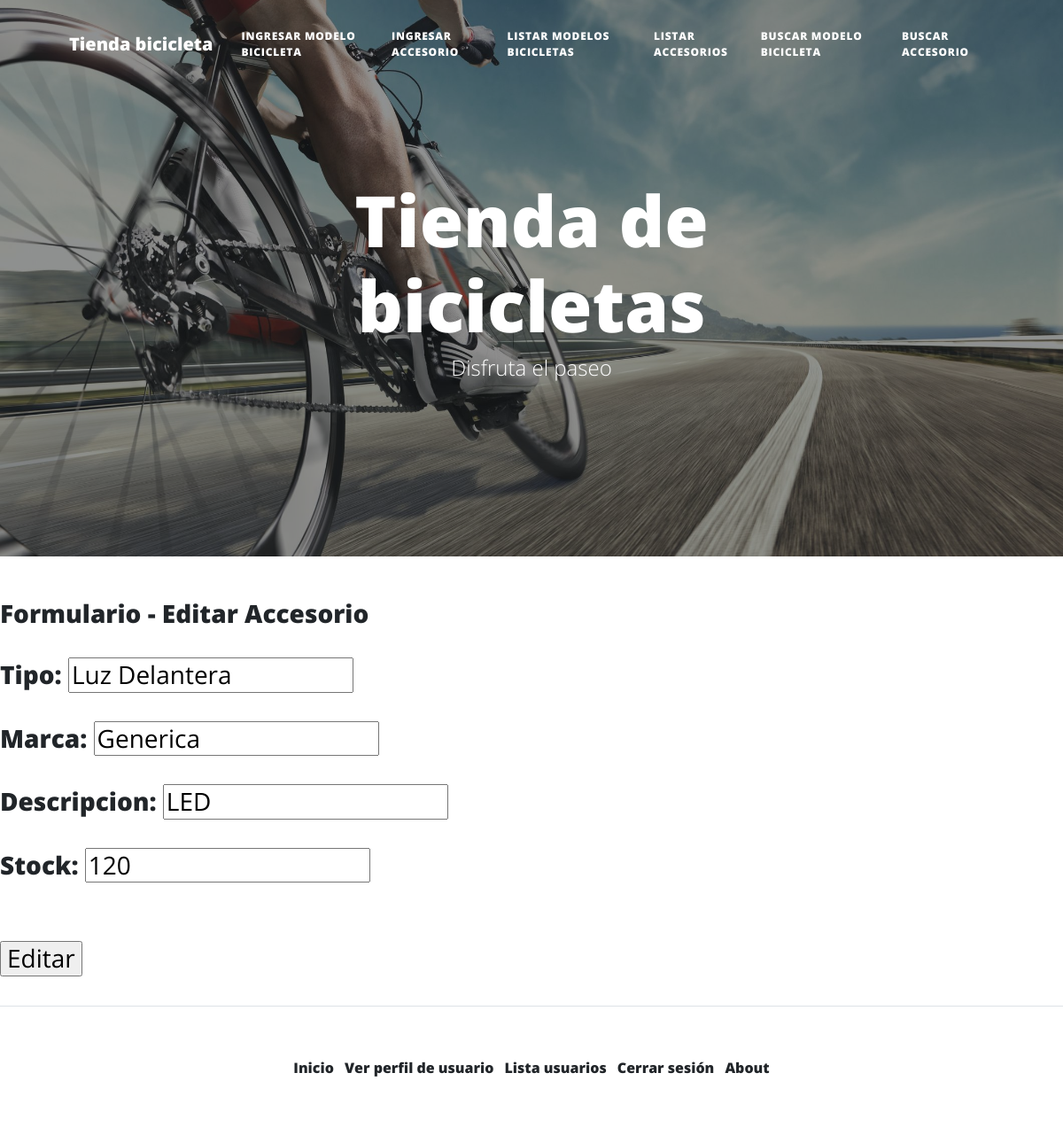
The app's page /stock/editar_accesorio/Generica/Luz Delantera (signed in), older data.
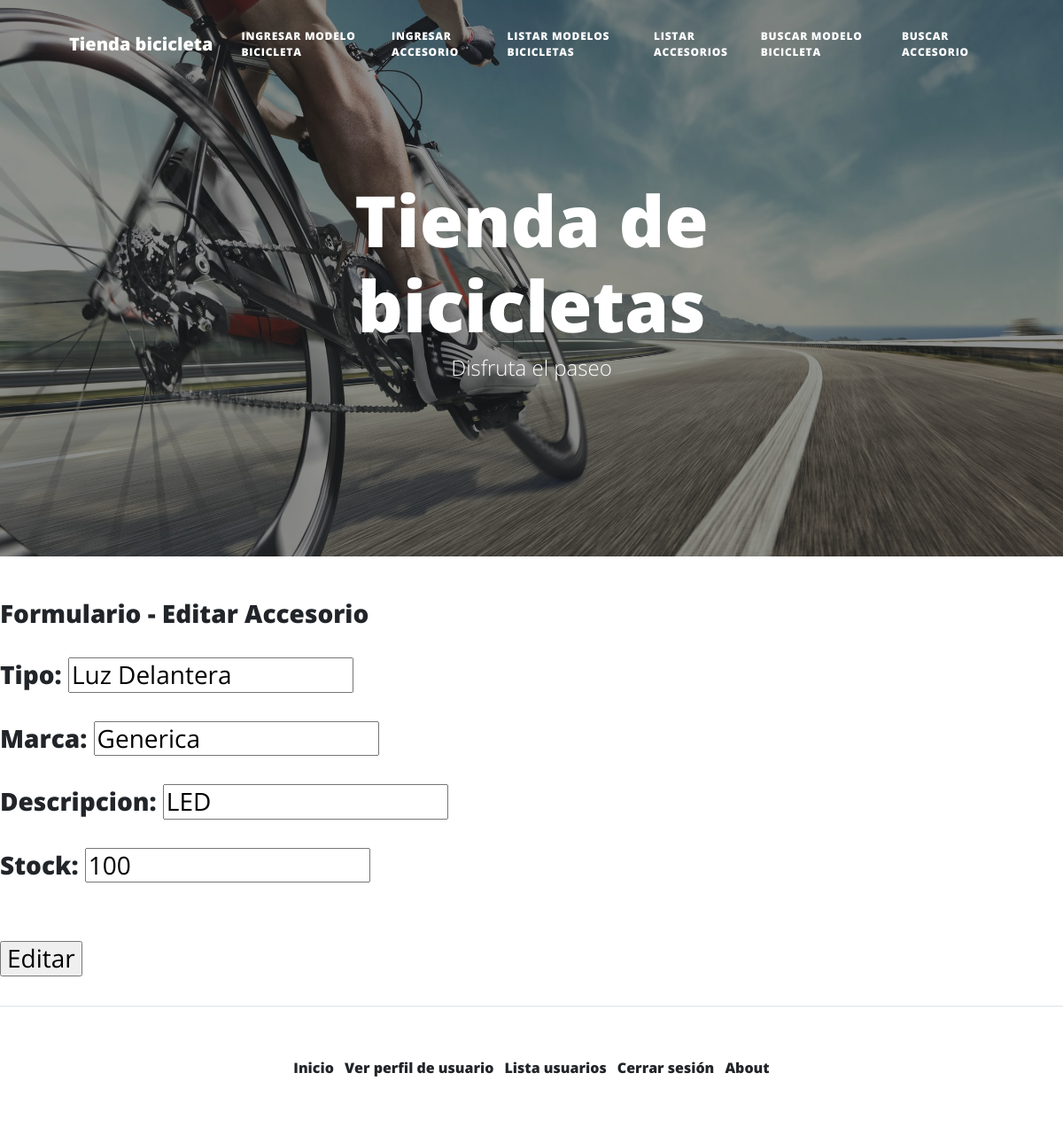
The same page, newer data.
### appStock/models.py (models this page shows, shortened)
class Accesorio(models.Model):
    tipo = models.CharField(max_length=20)
    marca = models.CharField(max_length=20)
    descripcion = models.TextField(max_length=100)
    stock = models.IntegerField()
    creado = models.DateTimeField(null=True)
    modificado = models.DateTimeField(null=True)

### appStock/views.py (the view)
# urls.py: path('editar_accesorio/<str:marca_accesorio>/<str:tipo_accesorio>', editar_accesorio, name='editar_accesorio'),
@staff_member_required
def editar_accesorio(request, marca_accesorio, tipo_accesorio):
    accesorio = Accesorio.objects.get( marca = marca_accesorio, tipo = tipo_accesorio)
    formulario = AccesorioFormulario(request.POST)
    if formulario.is_valid():
        datos = formulario.cleaned_data
        accesorio.tipo = datos["tipo"]
        accesorio.marca = datos["marca"]
        accesorio.descripcion = datos["descripcion"]
        accesorio.stock = datos ['stock']
        accesorio.modificado = datetime.now()
        accesorio.save()
        return render(request, 'index.html', {"mensaje":"Accesorio " + accesorio.tipo + " modificado correctamente"})
    else:
        datos_iniciales = {'tipo': accesorio.tipo, 'marca': accesorio.marca, 'descripcion': accesorio.descripcion, 'stock': accesorio.stock}
        formulario = AccesorioFormulario(initial=datos_iniciales)
        return render(request, 'stock/editar_accesorio.html', {'formulario': formulario })

### appStock/forms.py
class AccesorioFormulario(forms.Form):
    tipo = forms.CharField()
    marca = forms.CharField()
    descripcion = forms.CharField()
    stock = forms.IntegerField()

### templates/Stock/editar_accesorio.html (shortened to what this page needs)
{% extends "base.html" %}
{% load static %}
{% block contenido %}
<body>
    <h3> Formulario  -  Editar Accesorio </h3s>
        <br>
<form action='' method="post">
    <table>
        {{formulario.as_p}}
    </table>
    <br>
    <input type="submit" value="Editar">
</form>
</body>
{% endblock %}

Row changes from the older to the newer data that the page shows:
changed Accesorio "Luz Delantera": stock "120" → "100"
